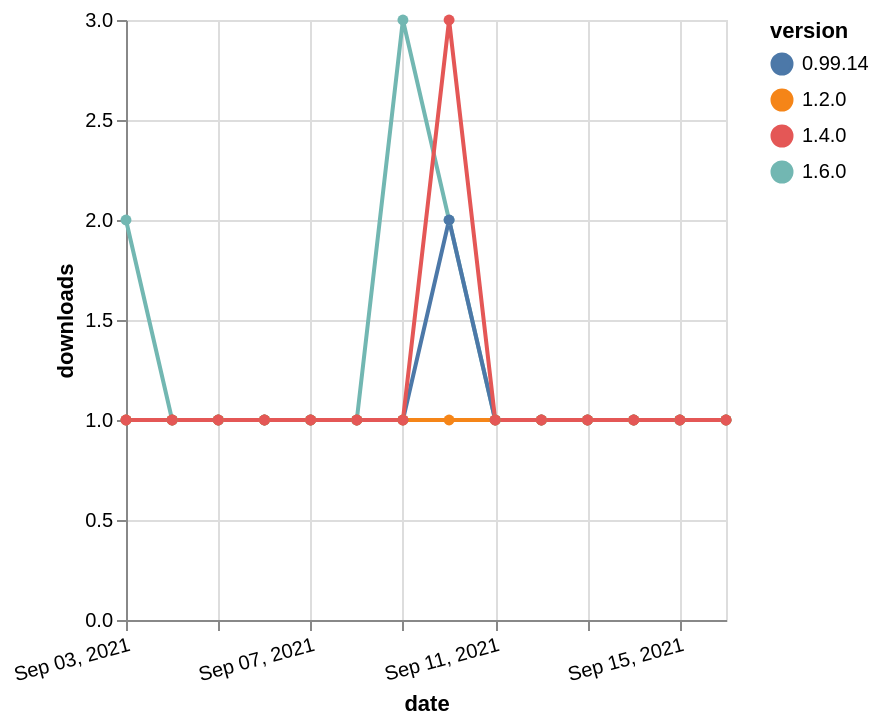

Vega-Lite specification for this chart:
### Vega-Lite specification from a JSON file in a GitHub repository (floating-point values rounded to 4 significant figures)
{"$schema": "https://vega.github.io/schema/vega-lite/v5.json", "description": "A simple bar chart with embedded data.", "data": {"values": [{"date": "2021-09-03", "total": 111, "delta": 2, "version": "1.6.0"}, {"date": "2021-09-04", "total": 112, "delta": 1, "version": "1.6.0"}, {"date": "2021-09-05", "total": 113, "delta": 1, "version": "1.6.0"}, {"date": "2021-09-06", "total": 114, "delta": 1, "version": "1.6.0"}, {"date": "2021-09-07", "total": 115, "delta": 1, "version": "1.6.0"}, {"date": "2021-09-08", "total": 116, "delta": 1, "version": "1.6.0"}, {"date": "2021-09-09", "total": 119, "delta": 3, "version": "1.6.0"}, {"date": "2021-09-10", "total": 121, "delta": 2, "version": "1.6.0"}, {"date": "2021-09-11", "total": 122, "delta": 1, "version": "1.6.0"}, {"date": "2021-09-12", "total": 123, "delta": 1, "version": "1.6.0"}, {"date": "2021-09-13", "total": 124, "delta": 1, "version": "1.6.0"}, {"date": "2021-09-14", "total": 125, "delta": 1, "version": "1.6.0"}, {"date": "2021-09-15", "total": 126, "delta": 1, "version": "1.6.0"}, {"date": "2021-09-16", "total": 127, "delta": 1, "version": "1.6.0"}, {"date": "2021-09-03", "total": 159, "delta": 1, "version": "0.99.14"}, {"date": "2021-09-04", "total": 160, "delta": 1, "version": "0.99.14"}, {"date": "2021-09-05", "total": 161, "delta": 1, "version": "0.99.14"}, {"date": "2021-09-06", "total": 162, "delta": 1, "version": "0.99.14"}, {"date": "2021-09-07", "total": 163, "delta": 1, "version": "0.99.14"}, {"date": "2021-09-08", "total": 164, "delta": 1, "version": "0.99.14"}, {"date": "2021-09-09", "total": 165, "delta": 1, "version": "0.99.14"}, {"date": "2021-09-10", "total": 167, "delta": 2, "version": "0.99.14"}, {"date": "2021-09-11", "total": 168, "delta": 1, "version": "0.99.14"}, {"date": "2021-09-12", "total": 169, "delta": 1, "version": "0.99.14"}, {"date": "2021-09-13", "total": 170, "delta": 1, "version": "0.99.14"}, {"date": "2021-09-14", "total": 171, "delta": 1, "version": "0.99.14"}, {"date": "2021-09-15", "total": 172, "delta": 1, "version": "0.99.14"}, {"date": "2021-09-16", "total": 173, "delta": 1, "version": "0.99.14"}, {"date": "2021-09-03", "total": 144, "delta": 1, "version": "1.2.0"}, {"date": "2021-09-04", "total": 145, "delta": 1, "version": "1.2.0"}, {"date": "2021-09-05", "total": 146, "delta": 1, "version": "1.2.0"}, {"date": "2021-09-06", "total": 147, "delta": 1, "version": "1.2.0"}, {"date": "2021-09-07", "total": 148, "delta": 1, "version": "1.2.0"}, {"date": "2021-09-08", "total": 149, "delta": 1, "version": "1.2.0"}, {"date": "2021-09-09", "total": 150, "delta": 1, "version": "1.2.0"}, {"date": "2021-09-10", "total": 151, "delta": 1, "version": "1.2.0"}, {"date": "2021-09-11", "total": 152, "delta": 1, "version": "1.2.0"}, {"date": "2021-09-12", "total": 153, "delta": 1, "version": "1.2.0"}, {"date": "2021-09-13", "total": 154, "delta": 1, "version": "1.2.0"}, {"date": "2021-09-14", "total": 155, "delta": 1, "version": "1.2.0"}, {"date": "2021-09-15", "total": 156, "delta": 1, "version": "1.2.0"}, {"date": "2021-09-16", "total": 157, "delta": 1, "version": "1.2.0"}, {"date": "2021-09-03", "total": 165, "delta": 1, "version": "1.4.0"}, {"date": "2021-09-04", "total": 166, "delta": 1, "version": "1.4.0"}, {"date": "2021-09-05", "total": 167, "delta": 1, "version": "1.4.0"}, {"date": "2021-09-06", "total": 168, "delta": 1, "version": "1.4.0"}, {"date": "2021-09-07", "total": 169, "delta": 1, "version": "1.4.0"}, {"date": "2021-09-08", "total": 170, "delta": 1, "version": "1.4.0"}, {"date": "2021-09-09", "total": 171, "delta": 1, "version": "1.4.0"}, {"date": "2021-09-10", "total": 174, "delta": 3, "version": "1.4.0"}, {"date": "2021-09-11", "total": 175, "delta": 1, "version": "1.4.0"}, {"date": "2021-09-12", "total": 176, "delta": 1, "version": "1.4.0"}, {"date": "2021-09-13", "total": 177, "delta": 1, "version": "1.4.0"}, {"date": "2021-09-14", "total": 178, "delta": 1, "version": "1.4.0"}, {"date": "2021-09-15", "total": 179, "delta": 1, "version": "1.4.0"}, {"date": "2021-09-16", "total": 180, "delta": 1, "version": "1.4.0"}]}, "width": "container", "mark": {"type": "line", "point": {"filled": true}}, "encoding": {"x": {"field": "date", "type": "temporal", "timeUnit": "yearmonthdate", "title": "date", "axis": {"labelAngle": -15}}, "y": {"field": "delta", "type": "quantitative", "title": "downloads"}, "color": {"field": "version", "type": "nominal"}, "tooltip": {"field": "delta"}}}
